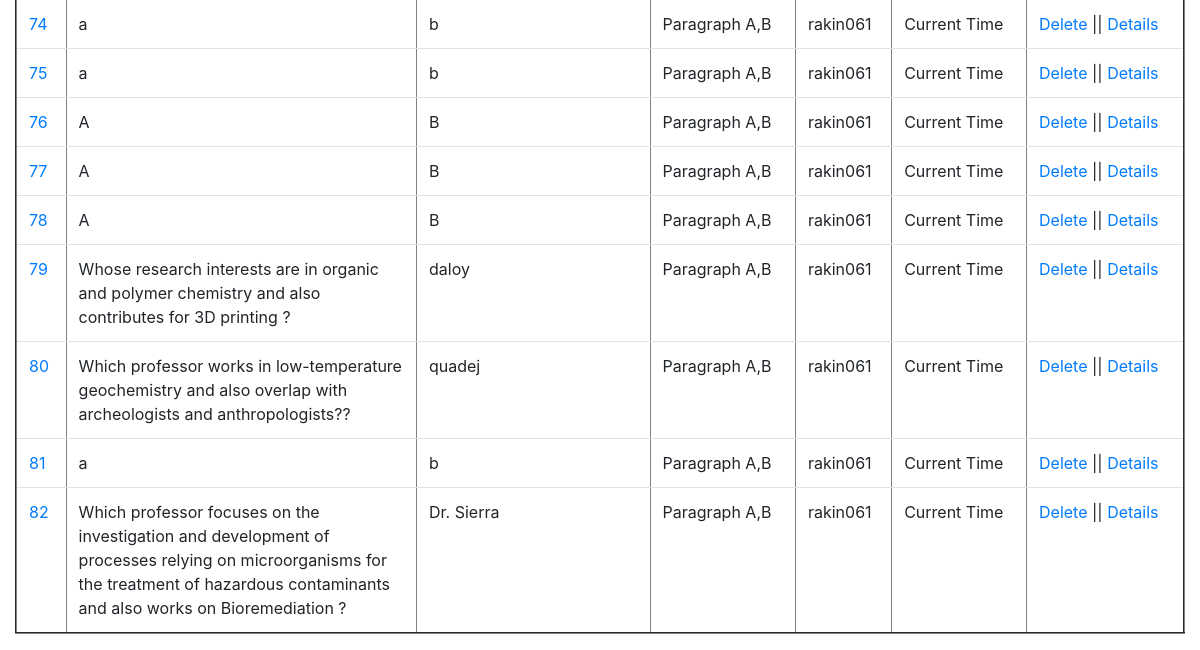
The page /elements/ (signed in, lower part) on the database as committed earlier.
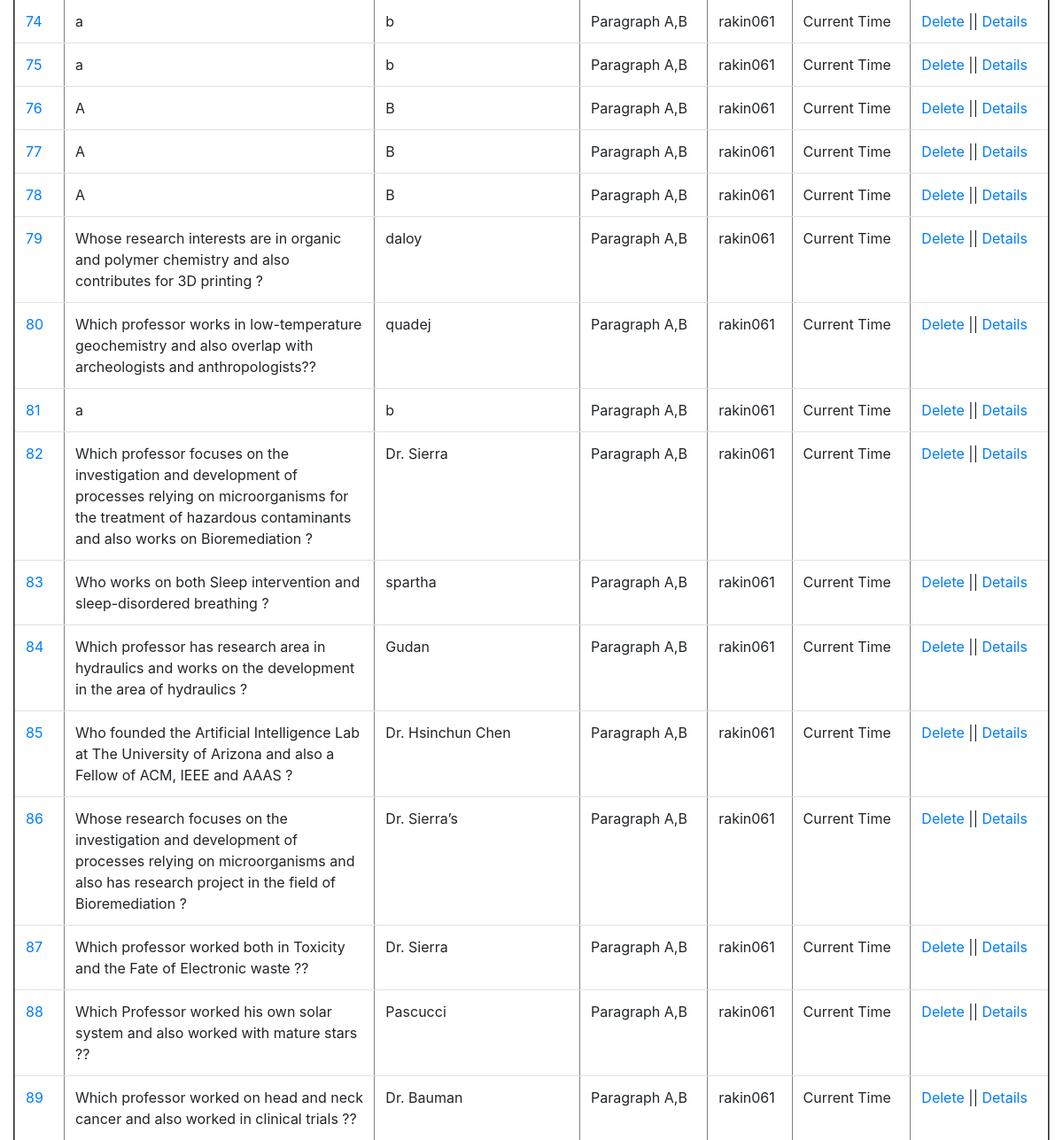
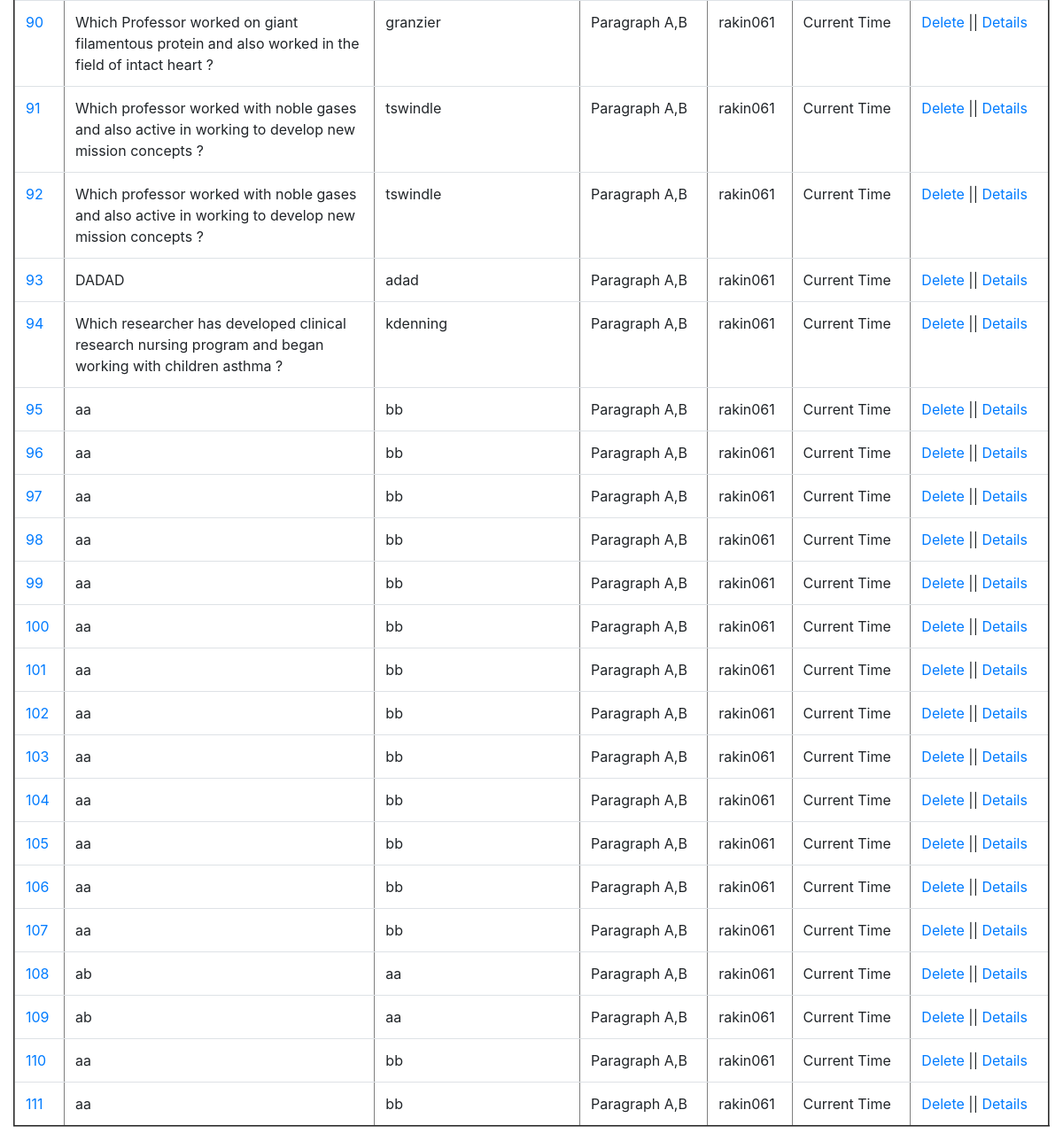
The same page on the database as committed later (2 pictures, top to bottom).
### qa_interface/models.py (models this page shows)
class QA_Interface(models.Model):
	source_id=models.CharField(max_length=30,blank=False,null=False) # max_length = required
	title_A=models.CharField(blank=False, null=False,max_length=35)
	par_A=models.TextField(blank=False, null=False)
	title_B=models.CharField(blank=False, null=False,max_length=35)
	par_B = models.TextField(blank=False, null=False)
	question=models.TextField(blank=False, null=False, max_length=1000,help_text=' &nbsp; <button type="button" class="btn btn-danger btn-sm align-top" data-bs-container="body" '
																					  'data-bs-toggle="popover" data-bs-placement="right" data-bs-html="true"  '
																					  'data-bs-content=" Multi-hop questions require systems to aggregate information between '
																				      'multiple contexts, the ability of a system to reason over multiple sources of '
																				      'data such as paragraphs to output desired answer. Here, the system has to reason with information taken from more than one document '
																				      '(i.e. Parapgaphs) to arrive at the final answer. <br> <br> <b> Example: </b> What is the population of the capital city of Bangladesh ? '
																				      '<br> <b>Answer: </b> 40 Millions !!'
																				 	  '<br> <b>Reasoning:</b> Capital City of Bangladesh ---> Dhaka ---> Population: 40 Millions. '
																				      '<br> <br> Click <a href='' https://hotpotqa.github.io/ '' '
																				      'target=''_blank'' > here </a> to see further details of multihop questions ! "> ? </button>')
	answer=models.TextField(blank=False, null=False, max_length=100)
	question_type_choices= [('Bridge_entity', 'Bridge'),('Comparison', 'Comparison'),('Intersection', 'Intersection'),('Commonsense_reasoning', 'Commonsense')]
	question_type=models.CharField(max_length=22, choices=question_type_choices, default='Bridge_entity',help_text=' &nbsp; <button type="button" class="btn btn-danger btn-sm align-top" data-bs-container="body" '
																					  'data-bs-toggle="popover" data-bs-placement="right" data-bs-html="true"  '
																					  'data-bs-content=" Types of multi hop question you entered. Click <a href='' https://github.com/UA-KMAP/KMAP-QA/blob/main/qa_interface/templates/images/MHQA.png '' '
																				      'target=''_blank''> here </a> to see details of different types of multi hop question. "> ? </button>')
	level_choices=[('Hard','Hard'),('Medium','Medium'),('Easy','Easy')]
	level=models.CharField(max_length=6, choices=level_choices, default='Easy', help_text=' &nbsp; <button type="button" class="btn btn-danger btn-sm align-top" data-bs-container="body" '
																					  'data-bs-toggle="popover" data-bs-placement="right" data-bs-html="true"  '
																					  'data-bs-content="Difficulty level of the multi hop question you entered! "> ? </button>' )
	supporting_facts=models.TextField(blank=False, null=False,max_length=4, help_text=' &nbsp; <button type="button" class="btn btn-danger btn-sm align-top" data-bs-container="body" '
																					  'data-bs-toggle="popover" data-bs-placement="right" data-bs-html="true"  '
																					  'data-bs-content="Supporting facts specify the sentences involved while creating the multi hop question from '
																					  'both of the paragraphs.<br> <b>Example Input: 0,1. </b> It indicates that first sentence from the first paragraph and '
																					  'second sentence from the second paragraph have been used to produce the multi hop question.."> ? </button>')
	def get_absolute_url(self):
		return reverse("qa:qa_entity", kwargs={"id":self.id})

### qa_interface/views.py (the view)
# urls.py: path("elements/", detail_view),
def detail_view(request):
	obj=QA_Interface.objects.all()
	contribution=0
	username=str(request.user)
	directory_name="Dataset/"+username+"/"
	file_or_directory=Path(directory_name)
	if file_or_directory.exists():
		contribution=len([name for name in os.listdir(directory_name) if os.path.isfile(os.path.join(directory_name, name))])
	context={
		"elements": obj,
		"contribution": contribution,
		"username":username
	}
	return render(request,"detail.html",context)

### qa_interface/templates/detail.html (shortened to what this page needs)
{% extends 'base.html' %}
{% block content %}
{% if user.is_authenticated %}
<table border="2" class="table table-hover " >
	{% for element in elements %}
		<tr>
			<td><a href="{{element.get_absolute_url}}">{{element.id}}</a></td>
			<td style="width:30%">{{element.question}}</td>
			<td>{{element.answer}}</td>
			<td>Paragraph A,B</td>
			<td>rakin061</td>
			<td>Current Time</td>
			<td><a href="/delete/{{element.id}}">Delete</a>  || <a href="{{element.get_absolute_url}}">Details</a></td>
		</tr>
	{% endfor %}
</table>
{% else %}
  <p>You are not logged in</p>
  <a href="{% url 'login' %}">Log In</a>
{% endif %}
{% endblock %}

Rows that differ between the two databases and show on the page:
added QA_Interface: id "83", question "Who works on both Sleep intervention and sleep-disordered breathing ?", answer "spartha"
added QA_Interface: id "84", question "Which professor has research area in hydraulics and works on the development in the area of hydraulics ?", answer "Gudan"
added QA_Interface: id "85", question "Who founded the Artificial Intelligence Lab at The University of Arizona and also a Fellow of ACM, IEEE and AAAS ?", answer "Dr. Hsinchun Chen"
added QA_Interface: id "86", question "Whose research focuses on the investigation and development of processes relying on microorganisms and also has research project in the field of Bioremediation ?", answer "Dr. Sierra’s"
added QA_Interface: id "87", question "Which professor worked both in Toxicity and the Fate of Electronic waste ??", answer "Dr. Sierra"
added QA_Interface: id "88", question "Which Professor worked his own solar system and also worked with mature stars ??", answer "Pascucci"
added QA_Interface: id "89", question "Which professor worked on head and neck cancer and also worked in clinical trials ??", answer "Dr. Bauman"
added QA_Interface: id "90", question "Which Professor worked on giant filamentous protein and also worked in the field of intact heart ?", answer "granzier"
added QA_Interface: id "91", question "Which professor worked with noble gases and also active in working to develop new mission concepts ?", answer "tswindle"
added QA_Interface: id "92", question "Which professor worked with noble gases and also active in working to develop new mission concepts ?", answer "tswindle"
added QA_Interface: id "93", question "DADAD", answer "adad"
added QA_Interface: id "94", question "Which researcher has developed clinical research nursing program and began working with children asthma ?", answer "kdenning"
added QA_Interface: id "95", question "aa", answer "bb"
added QA_Interface: id "96", question "aa", answer "bb"
added QA_Interface: id "97", question "aa", answer "bb"
added QA_Interface: id "98", question "aa", answer "bb"
added QA_Interface: id "99", question "aa", answer "bb"
added QA_Interface: id "100", question "aa", answer "bb"
added QA_Interface: id "101", question "aa", answer "bb"
added QA_Interface: id "102", question "aa", answer "bb"
added QA_Interface: id "103", question "aa", answer "bb"
added QA_Interface: id "104", question "aa", answer "bb"
added QA_Interface: id "105", question "aa", answer "bb"
added QA_Interface: id "106", question "aa", answer "bb"
added QA_Interface: id "107", question "aa", answer "bb"
added QA_Interface: id "108", question "ab", answer "aa"
added QA_Interface: id "109", question "ab", answer "aa"
added QA_Interface: id "110", question "aa", answer "bb"
added QA_Interface: id "111", question "aa", answer "bb"
